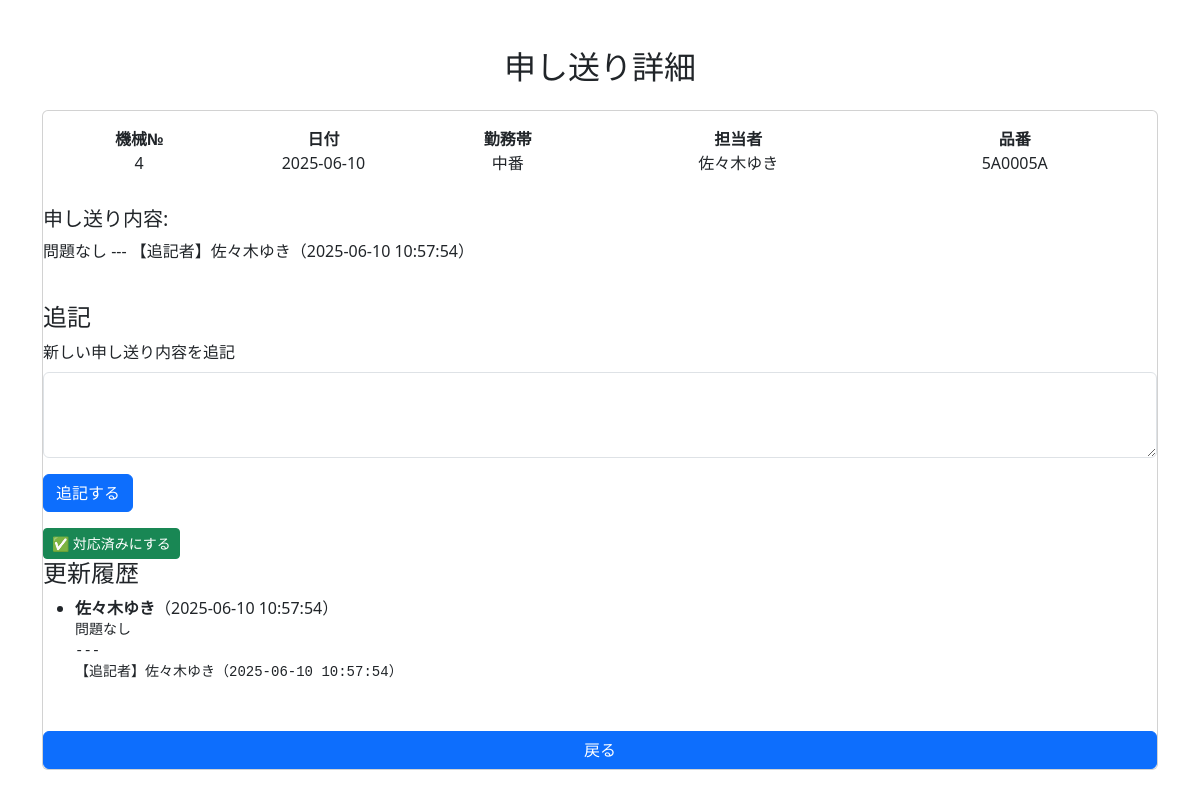
The page /show/44 (signed in) on the database its author committed.
### tables this page shows
CREATE TABLE work_notes (
        id INTEGER PRIMARY KEY AUTOINCREMENT,
        machine_no TEXT NOT NULL,           -- 機械番号
        date DATE NOT NULL,                 -- 日付
        shift TEXT NOT NULL,                -- 勤務帯（例：早番、遅番など）
        operator TEXT NOT NULL,             -- 担当者
        product_no TEXT NOT NULL,           -- 品番
        note TEXT NOT NULL,                 -- 申し送り内容
        created_at TIMESTAMP DEFAULT CURRENT_TIMESTAMP,
        updated_at TIMESTAMP DEFAULT CURRENT_TIMESTAMP
    , additional_note TEXT, updated_by TEXT, updater TEXT, resolved BOOLEAN DEFAULT 0, status TEXT DEFAULT 'no_issue', resolved_by TEXT);

CREATE TABLE note_histories (
            id INTEGER PRIMARY KEY AUTOINCREMENT,
            note_id INTEGER,
            note_text TEXT,
            updated_at TEXT,
            updated_by TEXT,
            FOREIGN KEY (note_id) REFERENCES work_notes(id)
        );

### app.py (the view)
@app.route("/show/<int:id>")
def show(id):
    if "user_id" not in session:
        return redirect(url_for("login"))
    else:
        note = database3.show_work_note(id)
        histories = database3.get_note_history(id)  # ✅ 履歴も取得
        return render_template("show.html", note=note, histories=histories)

### database3.py (called while the page is built)
def get_connection_db():
    conn = sqlite3.connect("todo.db")
    conn.row_factory = sqlite3.Row
    print("ok")
    return conn

def show_work_note(note_id):
    conn = get_connection_db()
    c = conn.cursor()
    c.execute("""
        SELECT id, machine_no, date, shift, operator, product_no, note, updater, updated_at, resolved
        FROM work_notes
        WHERE id = ?
    """, (note_id,)
    )
    row = c.fetchone()
    conn.close()
    return row

def get_note_history(note_id):
    conn = get_connection_db()
    c = conn.cursor()
    c.execute(
        """
        SELECT note_text, updated_at, updated_by
        FROM note_histories
        WHERE note_id = ?
        ORDER BY updated_at DESC
    """,
        (note_id,),
    )
    histories = c.fetchall()
    conn.close()
    return histories

### templates/show.html (shortened to what this page needs)
<!DOCTYPE html>
<html lang="ja">
<head>
    <link href="https://cdn.jsdelivr.net/npm/bootstrap@5.3.0/dist/css/bootstrap.min.css" rel="stylesheet">
</head>
<body>
    <div class="container mt-5">
        <h2 class="mb-4 text-center">申し送り詳細</h2>
        <div class="card">
            <div class="card-body">
                <div class="row text-center mb-3">
                    <div class="col-md-2">
                        <strong>機械№</strong><br>
                        {{ note['machine_no'] }}
                    </div>
                    <div class="col-md-2">
                        <strong>日付</strong><br>
                        {{ note['date'] }}
                    </div>
                    <div class="col-md-2">
                        <strong>勤務帯</strong><br>
                        {{ note['shift'] }}
                    </div>
                    <div class="col-md-3">
                        <strong>担当者</strong><br>
                        {{ note['operator'] }}
                    </div>
                    <div class="col-md-3">
                        <strong>品番</strong><br>
                        {{ note['product_no'] }}
                    </div>
                </div>
            </div>
            <h5 class="card-title">申し送り内容:</h5>
            <p class="card-text">{{ note['note'] }}</p>
            <h4 class="mt-4">追記</h4>
                <form method="post" action="{{ url_for('update_note', id=note['id']) }}">
                    <div class="mb-3">
                        <label for="additional_note" class="form-label">新しい申し送り内容を追記</label>
                        <textarea class="form-control" id="additional_note" name="additional_note" rows="3" required></textarea>
                    </div>
                    <button type="submit" class="btn btn-primary">追記する</button>
                </form>
                <div class="mt-3">
                    {% if note['resolved'] == 0 %}
                        <form method="post" action="{{ url_for('resolve_note', id=note['id']) }}">
                            <button type="submit" class="btn btn-sm btn-success">✅ 対応済みにする</button>
                        </form>
                    {% else %}
                        <span class="text-success">✅ 対応済</span>
                    {% endif %}
                </div>
        <h4>更新履歴</h4>
        <ul>
            {% for h in histories %}
            <li>
                <strong>{{ h['updated_by'] }}</strong>（{{ h['updated_at'] }}）<br>
                <pre>{{ h['note_text'] }}</pre>
            </li>
            {% else %}
            <li>履歴はありません</li>
            {% endfor %}
        </ul>
        <a href="{{ url_for('index') }}" class="btn btn-primary mt-3">戻る</a>
    </div>
    </div>
</body>
</html>

### rows shown on the page
work_notes: machine_no "4", date "2025-06-10", shift "中番", operator "佐々木ゆき", product_no "5A0005A", note "問題なし --- 【追記者】佐々木ゆき（2025-06-10 10:57:54）"
note_histories: updated_by "佐々木ゆき", updated_at "2025-06-10 10:57:54", note_text "問題なし --- 【追記者】佐々木ゆき（2025-06-10 10:57:54）"
